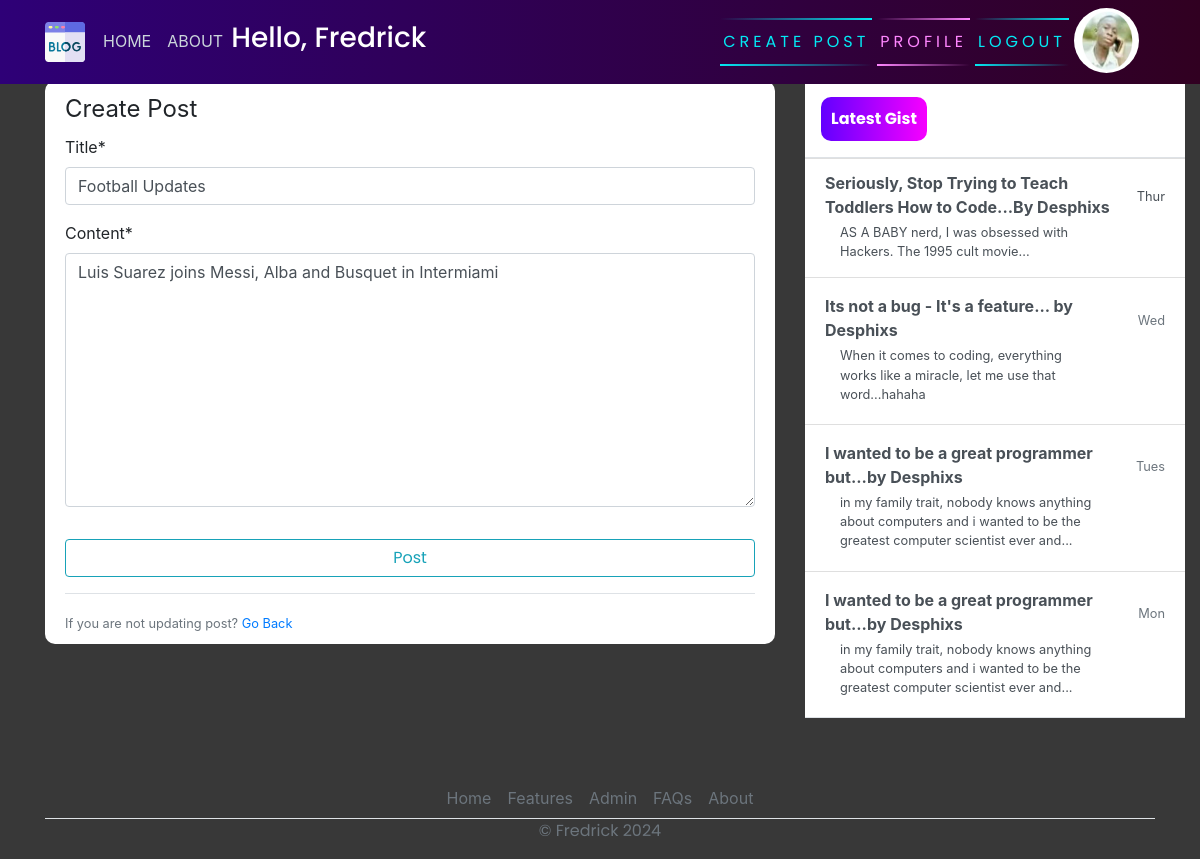
Page /post/1/update (signed in) on the committed database.
### users/models.py (models this page shows, shortened)
class Profile(models.Model):
    user = models.OneToOneField(User, on_delete=models.CASCADE)
    image = models.ImageField(default='default.jpg', upload_to='profile_pics')

### blog/models.py (models this page shows, shortened)
class Post(models.Model):
    title = models.CharField(max_length=200)
    content = models.TextField()
    date_posted = models.DateTimeField(default=timezone.now)
    author = models.ForeignKey(User, on_delete=models.CASCADE)

### blog/views.py (the view, shortened to what this page needs)
# urls.py: path('post/<int:pk>/update',PostUpdateView.as_view(), name="blog-update"),
class PostUpdateView(LoginRequiredMixin,UserPassesTestMixin,UpdateView):
	model = Post
	fields = ['title', 'content']
	def test_func(self):
		post = self.get_object()
		if self.request.user == post.author:
			return True
		return False

### blog/templates/blog/post_form.html (shortened to what this page needs)
{% extends 'blog/base.html' %}
{% load crispy_forms_tags %}
{% block content %}
    <div class="content-section">
        <form action="" method="post">
            <fieldset class="form-group">
                <legend claass="border-bottom mb-4">Create Post</legend>
                {{ form|crispy }}
            </fieldset>
            <div class="form-group">
                <button class="btn btn-outline-info" type="submit">Post</button>
            </div>
        </form>
        <div class="border-top pt-3">
            <small class="text-muted">If you are not updating post? <a href="{% url 'blog-home' %}">Go Back</a></small>
        </div>
    </div>
{% endblock content %}
{% block Gist %}
  <div class="d-flex flex-column align-items-stretch flex-shrink-0 bg-white" style="width: 380px;" style="padding-top: 120px;">
    <a id="list-group" style="text-decoration: none;" href="" class="d-flex align-items-center flex-shrink-0 p-3 link-dark text-decoration-none border-bottom">
      <span class="fs-5 fw-semibold" id="gist-btn">Latest Gist</span>
    </a>
    <div class="list-group list-group-flush border-bottom scrollarea">
      <a href="#" class="list-group-item list-group-item-action  lh-tight" aria-current="true">
        <div class="d-flex w-100 align-items-center justify-content-between">
          <strong class="mb-1">Seriously, Stop Trying to Teach Toddlers How to Code...By Desphixs
        </strong>
          <small>Thur</small>
        </div>
        <div class="col-10 mb-1 small">AS A BABY nerd, I was obsessed with Hackers. The 1995 cult movie... </div>
      </a>
      <a href="#" class="list-group-item list-group-item-action py-3 lh-tight">
        <div class="d-flex w-100 align-items-center justify-content-between">
          <strong class="mb-1">Its not a bug - It's a feature... by Desphixs</strong>
          <small class="text-muted">Wed</small>
        </div>
        <div class="col-10 mb-1 small">When it comes to coding, everything works like a miracle, let me use that word...hahaha</div>
      </a>
      <a href="#" class="list-group-item list-group-item-action py-3 lh-tight">
        <div class="d-flex w-100 align-items-center justify-content-between">
          <strong class="mb-1">I wanted to be a great programmer but...by Desphixs</strong>
          <small class="text-muted">Tues</small>
        </div>
        <div class="col-10 mb-1 small">in my family trait, nobody knows anything about computers and i wanted to be the greatest computer scientist ever and...</div>
      </a>
       <a href="#" class="list-group-item list-group-item-action py-3 lh-tight">
        <div class="d-flex w-100 align-items-center justify-content-between">
          <strong class="mb-1">I wanted to be a great programmer but...by Desphixs</strong>
          <small class="text-muted">Mon</small>
        </div>
        <div class="col-10 mb-1 small">in my family trait, nobody knows anything about computers and i wanted to be the greatest computer scientist ever and...</div>
      </a>
    </div>
  </div>
{% endblock %}

### blog/templates/blog/base.html (shortened to what this page needs)
{% load static %}
<!DOCTYPE html>
<html>
<head>
    <link rel="stylesheet" href="https://maxcdn.bootstrapcdn.com/bootstrap/4.0.0/css/bootstrap.min.css">
    <link rel="stylesheet" href="{% static 'blog/main.css' %}">
</head>
<body>
    <header class="site-header">
      <nav class="navbar navbar-expand-md navbar-dark bg-steel fixed-top">
        <div class="container">
          <div class="collapse navbar-collapse" id="navbarToggle">
            <div class="navbar-nav mr-auto">
                {% if user.is_authenticated %}
              <a class="nav-item nav-link" href="{% url 'blog-home' %}">HOME</a>
              <a class="nav-item nav-link" href="{% url 'blog-about' %}">ABOUT</a>
               <div class="user-info">
                  <h3 id="user-greeting" style="color: white; display: flex;">Hello, {{request.user}}</h3>
                </div>
            </div>
            <div class="navbar-nav">
              <a href="{% url 'blog-new' %}" id="auth-links">
                <span></span>
                <span></span>
                Create Post
              </a>
              <a href="{% url 'profile' %}" id="auth-links">
                <span></span>
                <span></span>
                Profile
              </a>
              <a href="{% url 'logout' %}" id="auth-links">
                <span></span>
                <span></span>
                Logout
              </a>
                <img class="rounded-circle article-img" src="{{request.user.profile.image.url }}" alt="">
                {% endif %}
            </div>
          </div>
        </div>
      </nav>
    </header>
    <main role="main" class="container">
      <div class="row">
          <div class="col-md-8">
          </div>
        <div class="col-md-8">
           {% block content %}{% endblock %}
        </div>
        <div class="col-md-4">
          <div class="content-sectionw">
            {% block Gist %}{% endblock %}
          </div>
        </div>
      </div>
        <footer class="" >
          <ul class="nav justify-content-center border-bottom"  style="margin-top: 60px;">
            <li class="nav-item"><a href="{% url 'blog-home' %}" class="nav-link px-2 text-muted">Home</a></li>
            <li class="nav-item"><a href="#" class="nav-link px-2 text-muted">Features</a></li>
            <li class="nav-item"><a href="admin/" class="nav-link px-2 text-muted">Admin</a></li>
            <li class="nav-item"><a href="#" class="nav-link px-2 text-muted">FAQs</a></li>
            <li class="nav-item"><a href="{% url 'blog-about' %}" class="nav-link px-2 text-muted">About</a></li>
          </ul>
          <p class="text-center text-muted">&copy; Fredrick 2024</p>
        </footer>
    </main>
</body>
</html>

### blog/static/blog/main.css (style rules this page uses)
body { background-color: rgb(56, 56, 56); margin-top: 5rem; background-size: contain; background-repeat: no-repeat; }
h1, h2, h3, h4, h5, h6, p { color: #444444; font-family: 'Poppins', sans-serif; }
ul { margin: 0; }
.bg-steel { background: linear-gradient(270deg, rgb(49, 0, 33) 0%, rgb(46, 0, 119) 100%); }
.site-header .navbar-nav .nav-link { color: #cbd5db; }
.content-section { background: #ffffff; padding: 10px 20px; border-radius: 10px; margin-bottom: 20px; }
.article-img { height: 65px; width: 65px; margin-right: 16px; }
svg { width: 50px; height: 50px; }
#auth-links { font-family: 'Poppins', sans-serif; position: relative; display: inline-block; padding: 12px 3px; margin: 10px 0; color: #03e9f4; text-decoration: none; text-transform: uppercase; transition: 0.5s; letter-spacing: 4px; overflow: hidden; margin-right: 5px; }
#auth-links:nth-child(2) { filter: hue-rotate(110deg); }
#auth-links span { position: absolute; display: block; }
#auth-links span:nth-child(1) { top: 0; left: 0; width: 100%; height: 2px; background: linear-gradient(90deg,transparent,#03e9f4); animation: animate1 1s linear infinite; }
#auth-links span:nth-child(3) { bottom: 0; right: 0; width: 100%; height: 2px; background: linear-gradient(270deg,transparent,#03e9f4); animation: animate3 1s linear infinite; animation-delay: 0.50s; }
#gist-btn { color: black; background: linear-gradient(270deg, rgb(247, 0, 255) 0%, rgb(98, 0, 255) 100%); padding: 10px; color: white; font-family: 'Poppins', sans-serif; font-weight: bold; border-radius: 10px; }
button { font-family: 'Poppins', sans-serif; border: none; outline: 0; display: inline-block; padding: 8px; color: white; background-color: #000; text-align: center; cursor: pointer; width: 100%; font-size: 18px; transition: 1s; background: linear-gradient(270deg, rgb(247, 0, 255) 0%, rgb(98, 0, 255) 100%); }

### rows in the picture
Post: title "Football Updates", content "Luis Suarez joins Messi, Alba and Busquet in Intermiami"

### other values in the picture
{{ request.user }} "Fredrick"
